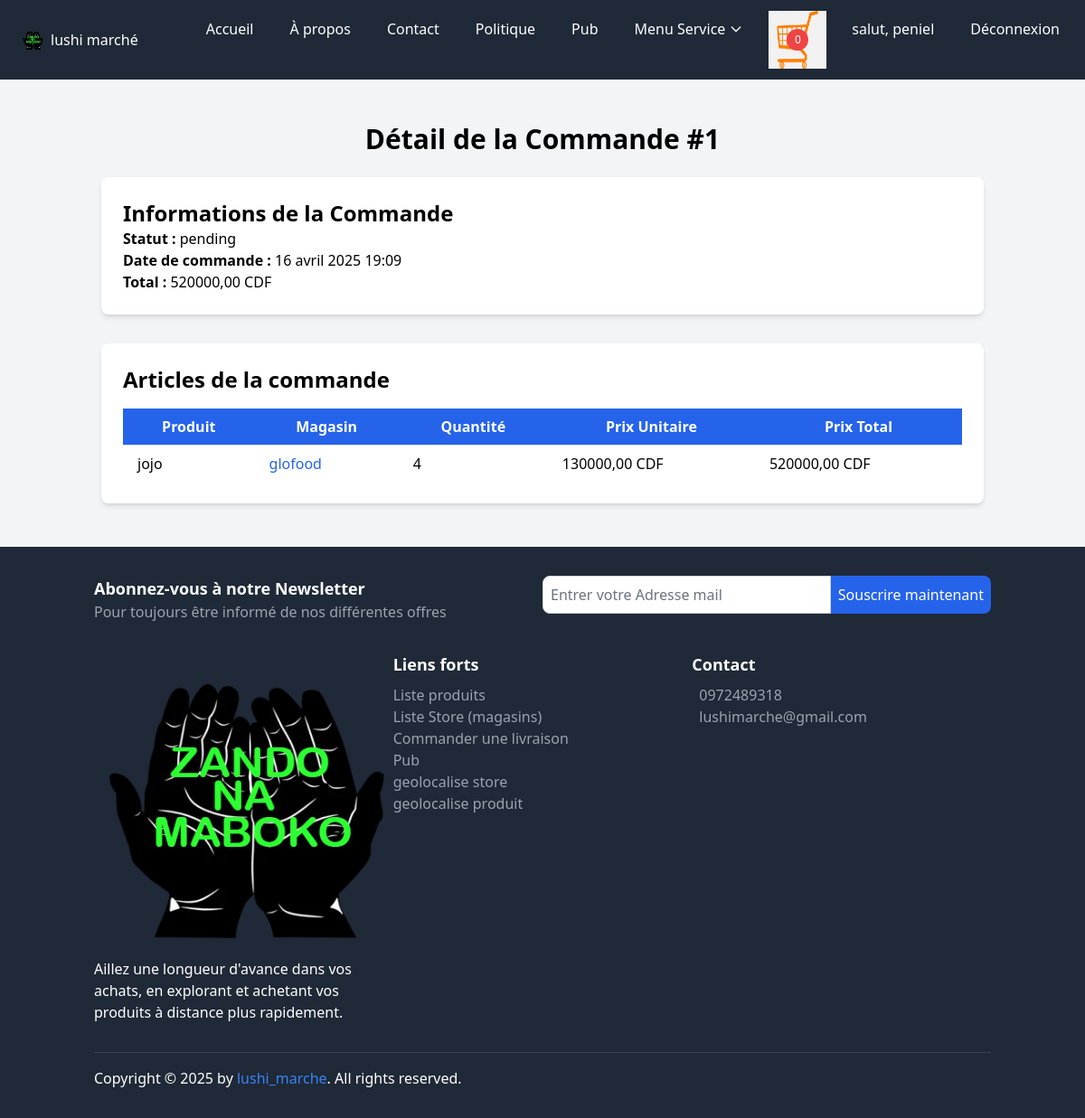
Screenshot of /user/order/1/detail/ (signed in) with the database file from the repository.
### core/models.py (models this page shows, shortened)
class Cart(models.Model):
    user = models.ForeignKey(settings.AUTH_USER_MODEL, on_delete=models.CASCADE, related_name='carts')
    created_at = models.DateTimeField(auto_now_add=True)
    is_ordered = models.BooleanField(default=False)
    is_active = models.BooleanField(default=True) # Ajoutez ce champ
    def get_item_count(self):
        return sum(item.quantity for item in self.items.all())

class CustomUser(AbstractUser):
    email = models.EmailField(unique=True)
    profile_pic = models.ImageField(upload_to="p_img", blank=True, null=True)
    address = models.CharField(max_length=50, blank=True, null=True)
    phone = models.CharField(max_length=11, blank=True, null=True)
    role = models.CharField(max_length=50, blank=True, null=True)
    bio = models.TextField(blank=True, null=True)
    last_ip = models.GenericIPAddressField(blank=True, null=True)
    device_fingerprint = models.CharField(max_length=255, blank=True, null=True)
    sex = models.CharField(max_length=10, choices=SEX_CHOICES, blank=True, null=True)
    commune = models.CharField(max_length=50, choices=COMMUNE_CHOICES, blank=True, null=True)
    city = models.CharField(max_length=50, choices=CITY_CHOICES, blank=True, null=True)
    interests = models.TextField(blank=True, null=True)  # ex: "sport, mode, jeux vidéo"
    USERNAME_FIELD = 'email'
    REQUIRED_FIELDS = ['username']

class Order(models.Model):
    user = models.ForeignKey(settings.AUTH_USER_MODEL, on_delete=models.CASCADE, related_name="orders")
    created_at = models.DateTimeField(auto_now_add=True)
    updated_at = models.DateTimeField(auto_now=True)
    status = models.CharField(
        max_length=50, choices=[('pending', 'En attente'), ('paid', 'Payée'), ('shipped', 'Expédiée'), ('served', 'Servie')],
        default='pending'
    )
    total_amount = models.DecimalField(max_digits=10, decimal_places=2, default=Decimal('0.00'))
    activated = models.BooleanField(default=True)  # Par défaut, l'ordre est activé
    def get_total(self):
        return self.total_amount

class OrderItem(models.Model):
    order = models.ForeignKey(Order, on_delete=models.CASCADE, related_name="items")
    product = models.ForeignKey(Product, on_delete=models.CASCADE)
    quantity = models.PositiveIntegerField()
    price_at_time_of_order = models.DecimalField(max_digits=10, decimal_places=2)
    def get_total_price(self):
        return self.price_at_time_of_order * self.quantity

class Product(models.Model):
    store = models.ForeignKey(Store, on_delete=models.CASCADE, related_name="products")
    category = models.ForeignKey(Category, on_delete=models.SET_NULL, related_name="products", null=True, blank=True)  # ✅ Permet d'être null
    name = models.CharField(max_length=255)
    description = models.TextField()
    price = models.DecimalField(max_digits=10, decimal_places=2)
    price_with_commission = models.DecimalField(max_digits=10, decimal_places=2, blank=True, null=True)
    stock = models.PositiveIntegerField()
    image = models.ImageField(upload_to='products/', null=True, blank=True)
    image_galerie = models.ImageField(upload_to='product/galerie/', null=True, blank=True, verbose_name="Image galerie")
    created_at = models.DateTimeField(auto_now_add=True)

class Store(models.Model):
    owner = models.ForeignKey(settings.AUTH_USER_MODEL, on_delete=models.CASCADE, related_name="stores")
    name = models.CharField(max_length=255)
    slug=models.SlugField(blank=True, null=True)
    description = models.TextField()
    adresse = models.TextField()
    thumbnail = models.ImageField(upload_to="img", null=True, blank=True, verbose_name="Image du Store")
    created_at = models.DateTimeField(auto_now_add=True)
    updated_at = models.DateTimeField(auto_now=True, verbose_name="Date de mise à jour")
    typestore = models.ForeignKey(Typestore, on_delete=models.SET_NULL, null=True, blank=True)
    categorystore = models.ForeignKey(CategoryStore, on_delete=models.SET_NULL, null=True, blank=True)
    apply_commission = models.BooleanField(default=True)
    favoritestore = models.BooleanField(default=False)
    is_active = models.BooleanField(default=False)
    latitude = models.DecimalField(max_digits=9, decimal_places=6, null=True, blank=True)
    longitude = models.DecimalField(max_digits=9, decimal_places=6, null=True, blank=True)

### core/views.py (the view)
# urls.py: path('order/<int:order_id>/detail/', views.order_detail, name='order_detail'),
@login_required(login_url="signin")
def order_detail(request, order_id):
    order = get_object_or_404(Order, id=order_id, user=request.user)
    order_items = order.items.all()
    context = {
        'order': order,
        'order_items': order_items,
    }
    return render(request, 'core/order_detail.html', context)

### core/context_processors.py (called while the page is built)
def cart(request):
    if request.user.is_authenticated:
        cart = get_or_create_cart(request.user)
    else:
        cart = None
    return {'cart': cart}

### core/utils.py (called while the page is built)
def get_or_create_cart(user):
    cart, created = Cart.objects.get_or_create(user=user, is_active=True)
    return cart

### core/templates/core/order_detail.html (shortened to what this page needs)
{% extends "base.html" %}
{% load static %}
{% block content %}
<section class="bg-gray-100 py-12">
    <div class="container mx-auto px-6">
        <h1 class="text-3xl font-bold text-center mb-6">Détail de la Commande #{{ order.id }}</h1>
        <div class="bg-white p-6 rounded-lg shadow-md mb-8">
            <h2 class="text-2xl font-semibold">Informations de la Commande</h2>
            <p><strong>Statut :</strong> {{ order.status }}</p>
            <p><strong>Date de commande :</strong> {{ order.created_at }}</p>
            <p><strong>Total :</strong> {{ order.get_total }} CDF</p>
        </div>
        <div class="bg-white p-6 rounded-lg shadow-md">
            <h2 class="text-2xl font-semibold mb-4">Articles de la commande</h2>
            <div class="overflow-x-auto">
                <table class="min-w-full table-auto">
                    <thead class="bg-blue-600 text-white">
                        <tr class="hidden sm:table-row">
                            <th class="px-4 py-2">Produit</th>
                            <th class="px-4 py-2">Magasin</th>
                            <th class="px-4 py-2">Quantité</th>
                            <th class="px-4 py-2">Prix Unitaire</th>
                            <th class="px-4 py-2">Prix Total</th>
                        </tr>
                    </thead>
                    <tbody>
                        {% for item in order_items %}
                        <tr class="hidden sm:table-row border-t">
                            <td class="px-4 py-2">{{ item.product.name }}</td>
                            <td class="px-4 py-2">
                                <a href="{% url 'store_detail' item.product.store.slug %}" class="text-blue-600 hover:underline">
                                    {{ item.product.store.name }}
                                </a>
                            </td>
                            <td class="px-4 py-2">{{ item.quantity }}</td>
                            <td class="px-4 py-2">{{ item.price_at_time_of_order }} CDF</td>
                            <td class="px-4 py-2">{{ item.get_total_price }} CDF</td>
                        </tr>
                        {% empty %}
                        <tr>
                            <td colspan="5" class="px-4 py-2 text-center text-gray-600">Aucun article dans cette commande.</td>
                        </tr>
                        {% endfor %}
                    </tbody>
                </table>
            </div>
        </div>
    </div>
</section>
{% endblock %}

### templates/base.html (shortened to what this page needs)
{% load static tailwind_tags %}
{% load static %}
<!DOCTYPE html>
<html lang="fr">
<head>
    <link href='https://unpkg.com/boxicons@2.1.4/css/boxicons.min.css' rel='stylesheet'>
    <link rel="stylesheet" href="/src/styles.css">
    {% tailwind_css %}
</head>
<body class="bg-gray-100">
    <nav class="bg-gray-800 text-white">
        <div class="max-w-7xl mx-auto px-4 py-3 flex justify-between items-center">
            <a href="{% url 'index' %}" class="text-gray hover:underline flex items-center bg-white-800 p-2 rounded">
                <img src="{% static 'img/logozando2.png' %}" alt="Logo" class="h-6 mr-2">
                lushi marché
            </a>
            <div class="hidden md:flex space-x-4">
                <a href="{% url 'index' %}" class="hover:bg-gray-700 px-3 py-2 rounded">Accueil</a>
                <a href="{% url 'apropos' %}" class="hover:bg-gray-700 px-3 py-2 rounded">À propos</a>
                <a href="{% url 'contact' %}" class="hover:bg-gray-700 px-3 py-2 rounded">Contact</a>
                <a href="{% url 'politique' %}" class="hover:bg-gray-700 px-3 py-2 rounded">Politique</a>
                <a href="{% url 'advertisement_list' %}" class="hover:bg-gray-700 px-3 py-2 rounded">Pub</a>
<div class="relative">
    <button class="hover:bg-gray-700 px-3 py-2 rounded inline-flex items-center" id="immoDropdownButton">
       Menu Service
        <svg class="ml-1 w-4 h-4" fill="none" stroke="currentColor" viewBox="0 0 24 24" xmlns="http://www.w3.org/2000/svg">
            <path stroke-linecap="round" stroke-linejoin="round" stroke-width="2" d="M19 9l-7 7-7-7"></path>
        </svg>
    </button>
</div>
<a href="{% url 'cart_detail' %}" class="relative inline-block">
    <span id="cart-items-count" class="absolute top-1/2 left-1/2 bg-red-500 text-white rounded-full w-6 h-6 flex items-center justify-center text-xs transform -translate-x-1/2 -translate-y-1/2">
        {{ cart.get_item_count }}
    </span>
</a>
                {% if request.user.is_authenticated %}
                    <a href="{% url 'profile' %}" class="hover:bg-gray-700 px-3 py-2 rounded">salut, {{ request.user.username }}</a>
                    <a href="{% url 'signout' %}" class="hover:bg-gray-700 px-3 py-2 rounded">Déconnexion</a>
                {% else %}
                    <a href="{% url 'signup' %}" class="hover:bg-gray-700 px-3 py-2 rounded">S'inscrire</a>
                    <a href="{% url 'signin' %}" class="hover:bg-gray-700 px-3 py-2 rounded">Connexion</a>
                {% endif %}
            </div>
        </div>
    </nav>
      {% block content %}{% endblock content %}
    <footer class="bg-gray-800 text-white py-8">
        <div class="container mx-auto px-4">
            <div class="mb-8">
                <div class="flex flex-col md:flex-row">
                    <div class="md:w-1/2 mb-4 md:mb-0">
                        <h3 class="text-lg font-bold">Abonnez-vous à notre Newsletter</h3>
                        <p class="text-gray-400">Pour toujours être informé de nos différentes offres</p>
                    </div>
                    <div class="md:w-1/2">
                        <form action="https://api.web3forms.com/submit" method="POST" class="flex">
                            <input type="email" name="email" placeholder="Entrer votre Adresse mail" required class="flex-1 p-2 rounded-l-lg border border-gray-300" />
                            <button class="bg-blue-600 text-white p-2 rounded-r-lg">Souscrire maintenant</button>
                        </form>
                    </div>
                </div>
            </div>
            <div class="flex flex-col md:flex-row mb-8">
                <div class="md:w-1/3 mb-4 md:mb-0">
                    <div class="footer-logo mb-2">
                        <img class="img-fluid" src="{% static 'img/logozando2.png' %}" alt="">
                    </div>
                    <p>Aillez une longueur d'avance dans vos achats, en explorant et achetant vos produits à distance plus rapidement.</p>
                </div>
                <div class="md:w-1/3 mb-4 md:mb-0">
                    <h3 class="text-lg font-bold">Liens forts</h3>
                    <ul class="mt-2">
                        <li><a href="{% url 'list_product' %}" class="text-gray-400 hover:text-white">Liste produits</a></li>
                        <li><a href="{% url 'list_store' %}" class="text-gray-400 hover:text-white">Liste Store (magasins)</a></li>
                        <li><a href="{% url 'creer_commande' %}" class="text-gray-400 hover:text-white">Commander une livraison</a></li>
                        <li><a href="{% url 'advertisement_list' %}" class="text-gray-400 hover:text-white">Pub</a></li>
                        <li><a href="{% url 'search_stores' %}" class="text-gray-400 hover:text-white">geolocalise store</a></li>
                        <li><a href="{% url 'search_products' %}" class="text-gray-400 hover:text-white">geolocalise produit</a></li>
                    </ul>
                </div>
                <div class="md:w-1/3">
                    <h3 class="text-lg font-bold">Contact</h3>
                    <div class="mt-2">
                        <p class="flex items-center"><a href="callto:+243 97 24 89 318" class="text-gray-400 hover:text-white">0972489318</a></p>
                        <p class="flex items-center"><a href="mailto:ngelekapeniel@gmail.com" class="text-gray-400 hover:text-white">lushimarche@gmail.com</a></p>
                    </div>
                </div>
            </div>
            <div class="border-t border-gray-700 pt-4">
                <div class="flex justify-between items-center">
                    <div>
                        <p class="mb-0">Copyright © 2025 by <a href="#" class="text-blue-500 hover:underline">lushi_marche</a>. All rights reserved.</p>
                    </div>
                </div>
            </div>
        </div>
    </footer>
</body>
</html>

### rows the page displays
Cart: get_item_count "0"
CustomUser: user.username "peniel"
Order: id "1", status "pending", created_at "16 avril 2025 19:09", get_total "520000,00"
OrderItem: product.name "jojo", product.store.name "glofood", quantity "4", price_at_time_of_order "130000,00", get_total_price "520000,00"
